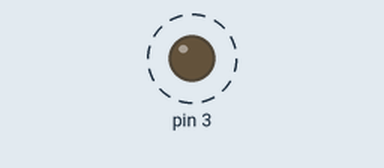
Simulated run of this sketch. Board: Arduino Uno, built with avr-gcc and run on an emulated ATmega328P. Shown: output pins drawn as LEDs (lit = HIGH). Dashed ring = blinking.

Above: at 0.2 s.
Timing chart, 0 to 3.0 s (numbered marks = the images above):
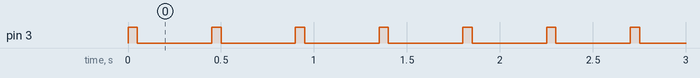

The sketch:

light.ino
```cpp
void setup() {
  pinMode(3,OUTPUT);
  // put your setup code here, to run once:
}

void loop() {
  digitalWrite(3,HIGH);
  delay(50);
  digitalWrite(3,LOW);
  delay(50);
  digitalWrite(4,HIGH);
  delay(50);
  digitalWrite(4,LOW);
  delay(50);
  digitalWrite(5,HIGH);
  delay(50);
  digitalWrite(5,LOW);
  delay(50);
  digitalWrite(6,HIGH);
  delay(50);
  digitalWrite(7,HIGH);
  delay(50);
  digitalWrite(7,LOW);
  delay(50);
  // put your main code here, to run repeatedly:
}
```

Measured:
- by itself, pin 3: alternates HIGH for 0.05 s and LOW for 0.40 s
